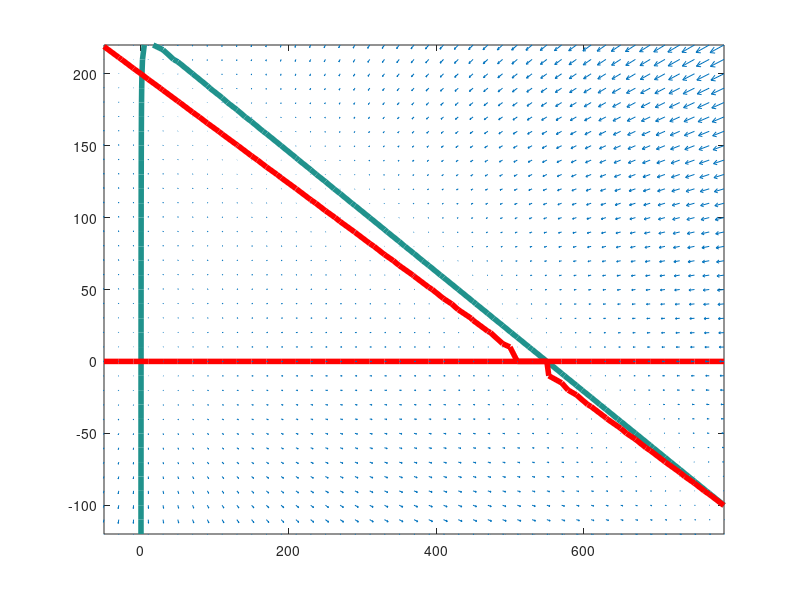

Source code (MATLAB):
[X,Y] = meshgrid(-50:20:800,-120:10:220);

r=.8;
a=2.4;
k=550;
r1=.7;
a1=.38;
k1=200;
u =r.*X.*(1-((X+a.*Y)/k));
v =r1.*Y.*(1-((Y+a1.*X)/k1));
figure
contour(X,Y,u,[0,0],'linewidth',4);
hold on
contour(X,Y,v,[0,0],'r','linewidth',4);
hold on
quiver(X,Y,u,v);
hold off

